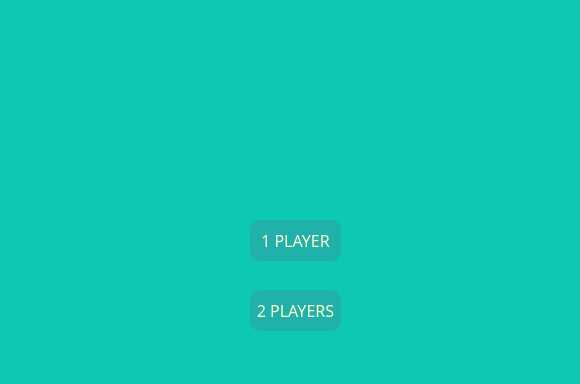
<?xml version="1.0" encoding="UTF-8"?>
<ui version="4.0">
 <class>MainWindow</class>
 <widget class="QMainWindow" name="MainWindow">
  <property name="geometry">
   <rect>
    <x>0</x>
    <y>0</y>
    <width>580</width>
    <height>384</height>
   </rect>
  </property>
  <property name="windowTitle">
   <string>MainWindow</string>
  </property>
  <property name="styleSheet">
   <string notr="true">background-color: rgb(13, 200, 178);</string>
  </property>
  <widget class="QWidget" name="centralwidget">
   <widget class="QLabel" name="title">
    <property name="geometry">
     <rect>
      <x>190</x>
      <y>10</y>
      <width>201</width>
      <height>181</height>
     </rect>
    </property>
    <property name="styleSheet">
     <string notr="true">border-image: url(:/myimage/image/Title.png);</string>
    </property>
    <property name="text">
     <string/>
    </property>
    <property name="alignment">
     <set>Qt::AlignCenter</set>
    </property>
   </widget>
   <widget class="QLabel" name="label_2">
    <property name="geometry">
     <rect>
      <x>180</x>
      <y>150</y>
      <width>61</width>
      <height>51</height>
     </rect>
    </property>
    <property name="styleSheet">
     <string notr="true">border-image: url(:/myimage/image/X.png);</string>
    </property>
    <property name="text">
     <string/>
    </property>
   </widget>
   <widget class="QLabel" name="label_3">
    <property name="geometry">
     <rect>
      <x>350</x>
      <y>170</y>
      <width>61</width>
      <height>51</height>
     </rect>
    </property>
    <property name="styleSheet">
     <string notr="true">border-image: url(:/myimage/image/O.png);</string>
    </property>
    <property name="text">
     <string/>
    </property>
   </widget>
   <widget class="QLabel" name="label_4">
    <property name="geometry">
     <rect>
      <x>200</x>
      <y>220</y>
      <width>35</width>
      <height>31</height>
     </rect>
    </property>
    <property name="styleSheet">
     <string notr="true">border-image: url(:/myimage/image/person.png);</string>
    </property>
    <property name="text">
     <string/>
    </property>
   </widget>
   <widget class="QLabel" name="label_5">
    <property name="geometry">
     <rect>
      <x>200</x>
      <y>290</y>
      <width>35</width>
      <height>31</height>
     </rect>
    </property>
    <property name="styleSheet">
     <string notr="true">border-image: url(:/myimage/image/people.png);</string>
    </property>
    <property name="text">
     <string/>
    </property>
   </widget>
   <widget class="QLabel" name="label_6">
    <property name="geometry">
     <rect>
      <x>250</x>
      <y>220</y>
      <width>91</width>
      <height>51</height>
     </rect>
    </property>
    <property name="styleSheet">
     <string notr="true">border-image: url(:/myimage/image/shadow.png);
border-image: url(:/myimage/image/shadow.png);
border-radius: 10px;</string>
    </property>
    <property name="text">
     <string/>
    </property>
   </widget>
   <widget class="QPushButton" name="Bot">
    <property name="geometry">
     <rect>
      <x>250</x>
      <y>220</y>
      <width>91</width>
      <height>41</height>
     </rect>
    </property>
    <property name="font">
     <font>
      <family>Showcard Gothic</family>
      <pointsize>12</pointsize>
     </font>
    </property>
    <property name="styleSheet">
     <string notr="true">background-color: rgb(32,178,170);
color: rgb(255,250,205);
border-radius: 10px;
</string>
    </property>
    <property name="text">
     <string>1 PLAYER</string>
    </property>
   </widget>
   <widget class="QLabel" name="label_7">
    <property name="geometry">
     <rect>
      <x>250</x>
      <y>290</y>
      <width>91</width>
      <height>51</height>
     </rect>
    </property>
    <property name="styleSheet">
     <string notr="true">border-image: url(:/myimage/image/shadow.png);
border-image: url(:/myimage/image/shadow.png);
border-radius: 10px;</string>
    </property>
    <property name="text">
     <string/>
    </property>
   </widget>
   <widget class="QPushButton" name="Person">
    <property name="geometry">
     <rect>
      <x>250</x>
      <y>290</y>
      <width>91</width>
      <height>41</height>
     </rect>
    </property>
    <property name="font">
     <font>
      <family>Showcard Gothic</family>
      <pointsize>12</pointsize>
     </font>
    </property>
    <property name="styleSheet">
     <string notr="true">background-color: rgb(32,178,170);
color: rgb(255,250,205);
border-radius: 10px;</string>
    </property>
    <property name="text">
     <string>2 PLAYERS</string>
    </property>
   </widget>
  </widget>
  <widget class="QMenuBar" name="menubar">
   <property name="geometry">
    <rect>
     <x>0</x>
     <y>0</y>
     <width>580</width>
     <height>18</height>
    </rect>
   </property>
  </widget>
  <widget class="QStatusBar" name="statusbar"/>
 </widget>
 <resources>
  <include location="image.qrc"/>
 </resources>
 <connections/>
</ui>
